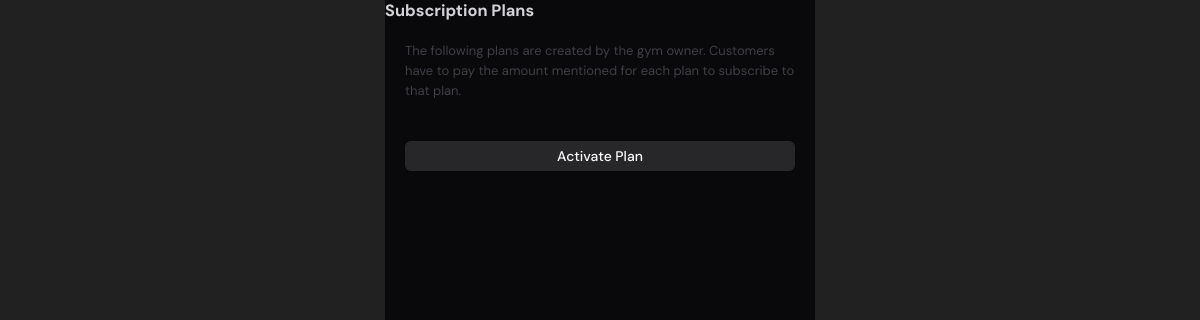
Page /rat/subscription-plans/index.php on the earlier database version.
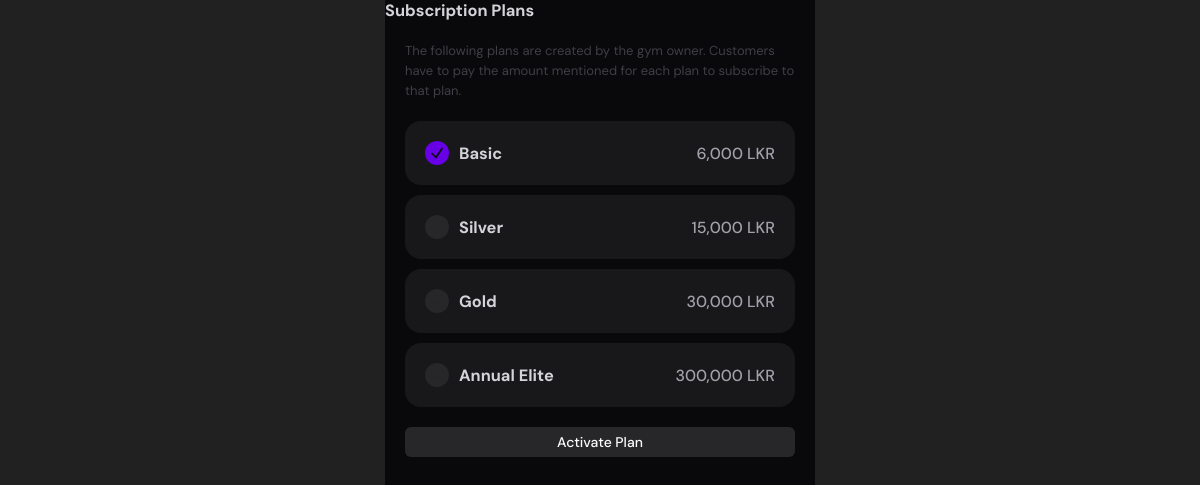
Same page on the later database version.
### tables this page shows
CREATE TABLE `membership_plans` (
  `id` int NOT NULL,
  `name` varchar(100) NOT NULL,
  `description` varchar(500) NOT NULL,
  `price` int NOT NULL,
  `duration` int NOT NULL COMMENT 'In days',
  `is_locked` tinyint(1) NOT NULL DEFAULT '1',
  `created_at` timestamp NOT NULL DEFAULT CURRENT_TIMESTAMP,
  `updated_at` timestamp NOT NULL DEFAULT CURRENT_TIMESTAMP
);

### src/db/Database.php (called while the page is built, shortened)
<?php
class Database
{
    private static null|Database $instance = null;
    private $CONFIG = [
        "host" => "mysql_db",
        "username" => "root",
        "password" => "123456",
        "dbname" => "gymrat",
    ];
    private function __construct()
    {
        try {
            $tz = (new DateTime('now', new DateTimeZone('Asia/Colombo')))->format('P');
            $this->conn = new PDO(
                "mysql:host=" . $this->CONFIG['host'] . ";dbname=" . $this->CONFIG['dbname'],
                $this->CONFIG['username'],
                $this->CONFIG['password'],
                [
                    \PDO::ATTR_ERRMODE => \PDO::ERRMODE_EXCEPTION,
                    \PDO::MYSQL_ATTR_INIT_COMMAND => "SET time_zone='$tz'"
                ]
            );
        } catch (PDOException  $e) {
            die("database connection failed: " . $e->getMessage());
        }
    }
    public static function get_conn()
    {
        if (!self::$instance) {
            self::$instance = new Database();
        }
        return self::$instance->conn;
    }
}

### src/db/Model.php (called while the page is built, shortened)
<?php
require_once __DIR__ . "/Database.php";
abstract class Model
{
    public function __construct()
    {
        $this->conn = Database::get_conn();
    }
}

### src/db/models/MembershipPlan.php (called while the page is built, shortened)
<?php
require_once __DIR__ . "/../Model.php";
class MembershipPlan extends Model
{
    protected $table = "membership_plans";
    public function fill(array $data)
    {
        $this->name = $data['name'] ?? "";
    }
    public function get_all(): array
    {
        $sql = "SELECT * FROM $this->table";
        $stmt = $this->conn->prepare($sql);
        $stmt->execute();
        $items = $stmt->fetchAll();
        return array_map(function ($item) {
            $membershipPlan = new MembershipPlan();
            $membershipPlan->fill($item);
            return $membershipPlan;
        }, $items);
    }
}

### src/rat/subscription-plans/index.php (the view, shortened to what this page needs)
<?php
require_once "../../db/models/MembershipPlan.php";
$planModel = new MembershipPlan;
try {
    $plans = $planModel->get_all();
} catch (PDOException $e) {
    redirect_with_error_alert("Failed to fetch plans due to error: " . $e->getMessage(), "./");
}
$pageConfig = [
    "title" => "Subscription Plans",
    "styles" => [
        "./subscription-plans.css"
    ],
    "need_auth" => false
];
require_once "../includes/header.php";
require_once "../includes/titlebar.php";
?>
<main>
    <p class="paragraph small">
        The following plans are created by the gym owner. Customers have to pay the amount mentioned for each plan to subscribe to that plan.
    </p>
    <form action="checkout.php" method="post">
        <div class="plans">
            <?php foreach ($plans as $i => $plan): ?>
                <label class="plan">
                    <div class="tick">
                        <svg xmlns="http://www.w3.org/2000/svg" fill="none" viewBox="0 0 24 24" stroke-width="2.5" stroke="currentColor" width="16" height="16">
                            <path stroke-linecap="round" stroke-linejoin="round" d="m4.5 12.75 6 6 9-13.5" />
                        </svg>
                    </div>
                    <h3 class="title"><?= $plan->name ?></h3>
                    <span class="price"><?= number_format($plan->price) ?> LKR</span>
                </label>
            <?php endforeach; ?>
        </div>
        <button class="btn">Activate Plan</button>
    </form>
</main>
<?php require_once "../includes/footer.php" ?>

### src/rat/includes/header.php (shortened to what this page needs)
<?php
$pageStyles = [];
if (isset($pageConfig)) {
    $pageStyles = $pageConfig['styles'] ?? [];
}
?>
<!DOCTYPE html>
<html lang="en">
<head>
    <link rel="stylesheet" href="/rat/styles/globals.css">
    <link rel="stylesheet" href="/rat/styles/components.css">
    <?php
    foreach ($pageStyles as $style) {
        echo "<link rel='stylesheet' href='$style'/>";
    }
    ?>
</head>
<body>

### src/rat/includes/titlebar.php (shortened to what this page needs)
<?php
$title = "";
if (isset($pageConfig)) {
    if ($title == "") {
        $title = $pageConfig['title'] ?? "";
    }
}
?>
<header class="title-bar">
    <h3><?php echo $title ?></h3>
</header>

### src/rat/includes/footer.php (shortened to what this page needs)
</body>
</html>

### src/rat/styles/globals.css (style rules this page uses)
* { margin: 0; padding: 0; box-sizing: border-box; font-family: "DM Sans", sans-serif; font-optical-sizing: auto; }
input, select, button, textarea { outline: none; font-size: inherit; }
:root { --color-violet-50: #f1e6ff; --color-violet-100: #e3ccff; --color-violet-200: #c799ff; --color-violet-300: #aa66ff; --color-violet-400: #8e33ff; --color-violet-500: #7200ff; --color-violet-600: #6700e6; --color-violet-700: #5b00cc; --color-violet-800: #5000b3; --color-violet-900: #440099; --color-violet-950: #2e0066; --color-zinc-50: #fafafa; --color-zinc-100: #f4f4f5; --color-zinc-200: #e4e4e7; --color-zinc-300: #d4d4d8; --color-zinc-400: #a1a1aa; --color-zinc-500: #71717a; --color-zinc-600: #52525b; --color-zinc-700: #3f3f46; --color-zinc-800: #27272a; --color-zinc-900: #18181b; --color-zinc-950: #09090b; --color-red: #d53a3a; --color-red-light: #f05050; --color-green: #34973e; --color-green-light: #42b34d; font-size: 14px; background-color: #212121; --body-width: 430px; }
body { max-width: var(--body-width); margin: 0 auto; min-height: 100vh; background-color: var(--color-zinc-950); color: var(--color-zinc-300); }
main { display: flex; flex-direction: column; }
main:not(.no-padding) { padding: 20px; }
button { border: none; cursor: pointer; }

### src/staff/styles/components.css (style rules this page uses)
.btn { background-color: var(--color-zinc-800); border: 1px solid var(--color-zinc-950); color: var(--color-zinc-50); border: none; border-radius: 6px; padding: 0 12px; height: 30px; cursor: pointer; transition: background-color 0.6s; font-weight: 500; user-select: none; display: flex; align-items: center; justify-content: center; }
.paragraph { font-size: 13px; color: var(--color-zinc-700); line-height: 20px; }

### src/rat/subscription-plans/subscription-plans.css (style rules this page uses)
form { display: flex; flex-direction: column; gap: 20px; margin-top: 20px; }
.plans { display: flex; flex-direction: column; gap: 10px; }
.plan { display: flex; padding: 20px; background-color: var(--color-zinc-900); border-radius: 16px; gap: 10px; cursor: pointer; align-items: center; }
.plan .title { flex: 1; }
.plan .price { font-size: 16px; font-weight: 500; color: var(--color-zinc-400); }
.plan .tick { background-color: var(--color-zinc-800); color: var(--color-zinc-800); transition: background-color 0.3s, color 0.3s; width: 24px; height: 24px; border-radius: 9999px; display: flex; align-items: center; justify-content: center; }
.plan input:checked + .tick { background-color: var(--color-violet-600); color: var(--color-zinc-950); }

Differences in the rows shown:
added membership_plans: name "Basic", price "6,000"
added membership_plans: name "Silver", price "15,000"
added membership_plans: name "Gold", price "30,000"
added membership_plans: name "Annual Elite", price "300,000"
